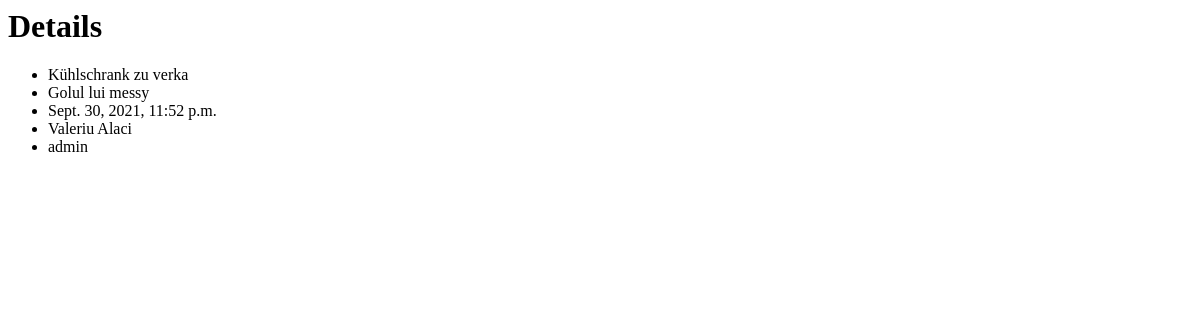
Before: /post/kuhlschrank-zu-verka/ with the older database file.
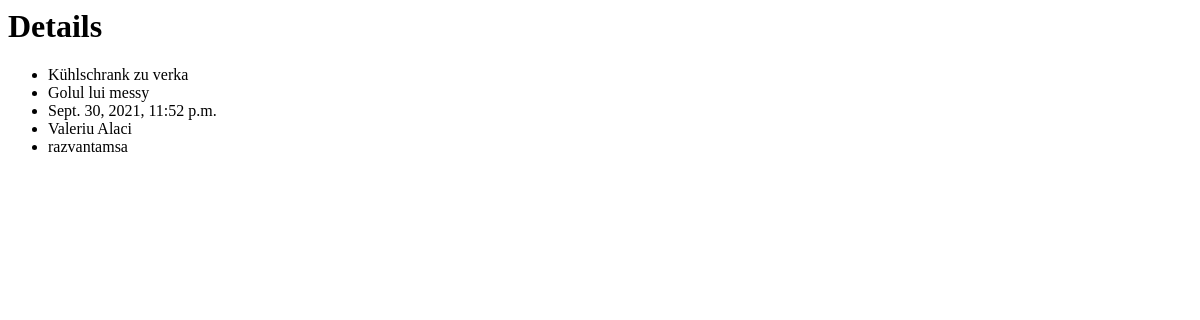
After: the same page with the newer database file.
### post/models.py (models this page shows)
class Post(models.Model):
    title = models.CharField(max_length = 20)
    slug = models.SlugField(unique = True)
    description = models.CharField(max_length = 200)
    host = models.ForeignKey(User, on_delete = models.CASCADE)
    clicked = models.IntegerField( default = 0)
    date_posted = models.DateTimeField()
    address = models.CharField( max_length = 50 )

### post/views.py (the view)
# urls.py: path('<slug>/', PostDetailView.as_view()),
class PostDetailView(generic.DetailView):
    template_name  = 'detail.html'
    model = Post
    slug_url_kwarg = 'slug'

### post/templates/detail.html
<h1>Details</h1>
{% block content %}
    <ul>
            <li>{{ post.title }}</li>
            <li>{{ post.description }}</li>
            <li>{{ post.date_posted }}</li>
            <li>{{ post.address }}</li>
            <li>{{ post.host }}</li>
    </ul>
{% endblock %}

Changed rows visible on the page:
changed Post "Kühlschrank zu verka": host "admin" → "razvantamsa"
